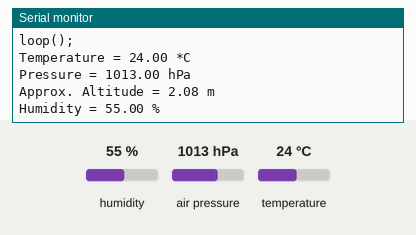
This sketch was run on a simulated Arduino Uno, built with avr-gcc and run on an emulated ATmega328P. Shown: the last lines printed to the serial monitor. The inputs (shaded band) are chosen by the test bench; at power-on: humidity 55 %, air pressure 1013 hPa, temperature 24 °C.

Above: at 1.2 s.
1.3 s: humidity set to 22 %
At 3.8 s:
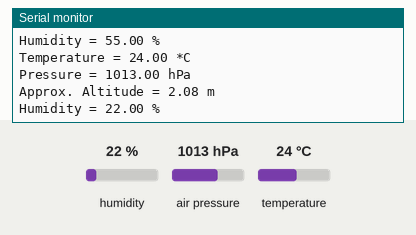
4.4 s: air pressure set to 952 hPa
At 6.4 s:
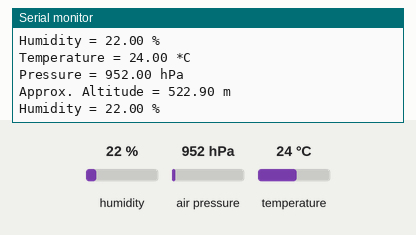

Measured:
- after the input at 1.3 s, the serial monitor: prints a new line after 1.7 s (image 1)
- after the input at 4.4 s, the serial monitor: prints a new line after 1.6 s (image 2)

The sketch:

bme280.ino
```cpp
#include <SPI.h>
#include <Wire.h>
#include <Adafruit_Sensor.h>
#include <Adafruit_BME280.h>

#define SEALEVELPRESSURE_HPA (1013.25)
Adafruit_BME280 bme; // I2C


void setup() {

  Serial.begin(115200);
  Serial.println(F("start;"));


  Serial.println();
  Serial.print(F("Code "));
  Serial.print(F(__FILE__));
  Serial.print(F(" built at: "));
  Serial.print(F(__DATE__));
  Serial.print(F(" "));
  Serial.println(F(__TIME__));
  Serial.println(F("setup();"));

  // default settings
  // (you can also pass in a Wire library object like &Wire2)
  Serial.println(F("BME280 test"));
  unsigned status = bme.begin();
  if (!status) {
    Serial.println("Could not find a valid BME280 sensor, check wiring, address, sensor ID!");
    Serial.print("SensorID was: 0x"); Serial.println(bme.sensorID(), 16);
    Serial.print("        ID of 0xFF probably means a bad address, a BMP 180 or BMP 085\n");
    Serial.print("   ID of 0x56-0x58 represents a BMP 280,\n");
    Serial.print("        ID of 0x60 represents a BME 280.\n");
    Serial.print("        ID of 0x61 represents a BME 680.\n");
    while (1);
  }

  Serial.println(F("loop();"));

}

void loop() {

  Serial.print("Temperature = ");
  Serial.print(bme.readTemperature());
  Serial.println(" *C");

  Serial.print("Pressure = ");

  Serial.print(bme.readPressure() / 100.0F);
  Serial.println(" hPa");

  Serial.print("Approx. Altitude = ");
  Serial.print(bme.readAltitude(SEALEVELPRESSURE_HPA));
  Serial.println(" m");

  Serial.print("Humidity = ");
  Serial.print(bme.readHumidity());
  Serial.println(" %");

  Serial.println();
  delay(3000);


}
```
